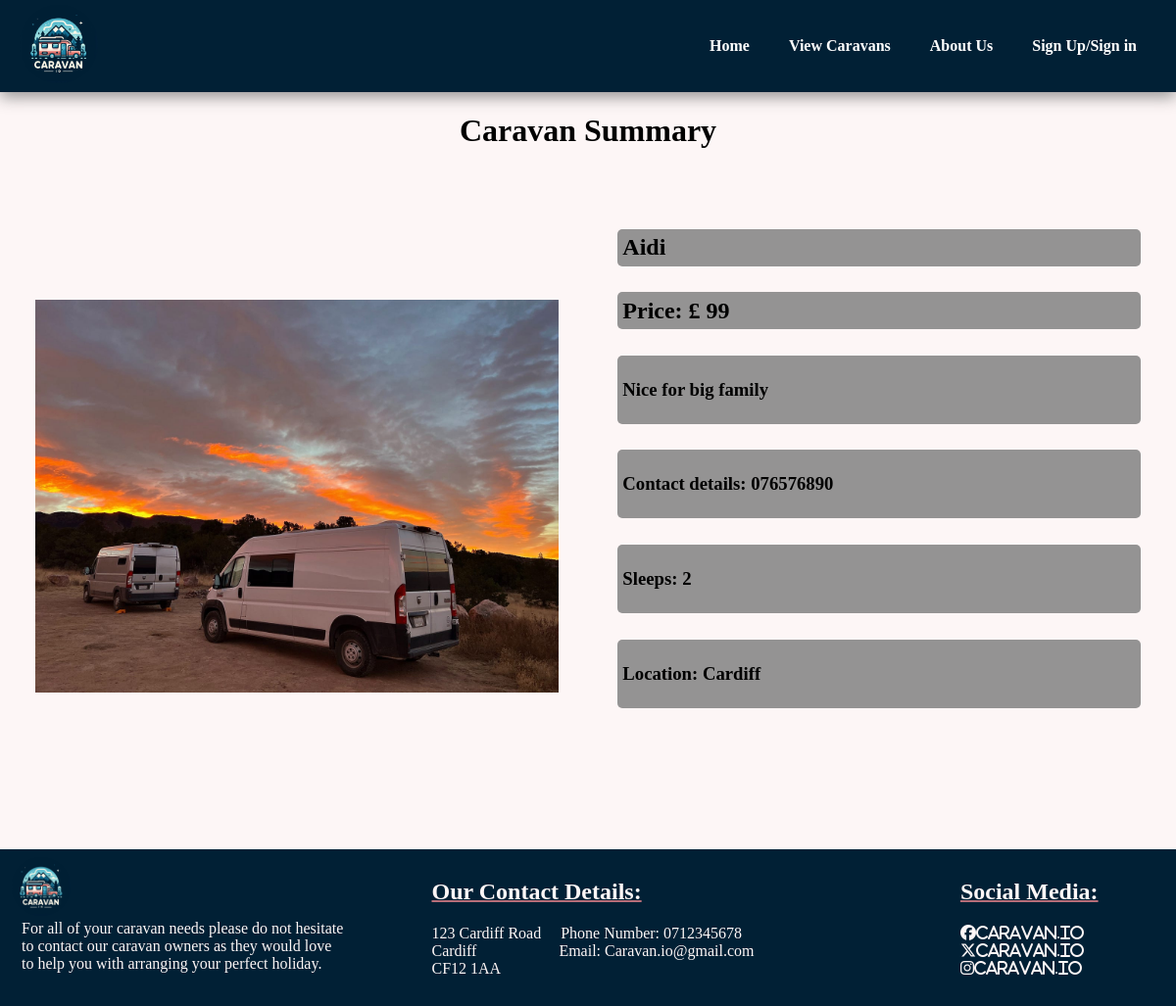
Page /CaravanSummary/caravansummmary.php?id=86 on the committed database.
### tables this page shows
CREATE TABLE `listinginput` (
  `id` int(20) NOT NULL,
  `title` varchar(50) NOT NULL,
  `price` bigint(20) NOT NULL,
  `description` varchar(200) NOT NULL,
  `contact` varchar(250) NOT NULL,
  `qty` int(250) NOT NULL,
  `location` varchar(250) NOT NULL,
  `image` blob NOT NULL,
  `user_id` int(11) NOT NULL
);

### CaravanSummary/caravansummmary.php (the view, shortened to what this page needs)
<?php
$mysqli = require __DIR__."/database.php";
$caravan_id = $_GET['id'];
$sql = "SELECT * FROM listinginput WHERE id = $caravan_id";
$result = $mysqli->query($sql);
if ($result && $result->num_rows > 0) {
    $row = $result->fetch_assoc();
    $caravan_title = htmlspecialchars($row['title']);
    $sleeps = htmlspecialchars($row['qty']);
    $location = htmlspecialchars($row['location']);
    $price = htmlspecialchars($row['price']);
    $description = htmlspecialchars($row['description']);
    $contact = htmlspecialchars($row['contact']);
} else {
    echo "Caravan not found!";
}
$user = null;
?>
<!DOCTYPE html>
<html lang="en">
<head>
    <link rel="stylesheet" href="caravansummary.css">
</head>
<body>
<?php if (isset($_SESSION["user_id"])): ?>
    <section id="header">
        <a href="/MainProgram/MainPage/mainLoged.php"><img src="/MainProgram/img/logo.jpg" width="80" height="auto" class="logo"></a>
        <div>
            <ul id="navbar">
                <li><a class="active" href="/MainProgram/MainPage/mainLoged.php">Home</a></li>
                <li><a href="/MainProgram/viewCaravans/viewcaravans.php">View Caravans</a></li>
                <li><a href="/MainProgram/aboutUs/aboutus.php">About Us</a></li>
                <li><img src="/MainProgram/img/userprofile2.png" onclick="toggleMenu()" width="35" height="auto"></li>
            </ul>
            <div class="sub-menu-wrap" id="subMenu">
                <div class="sub-menu">
                    <div class="user-info">
                        <img src="/MainProgram/img/userprofile2.png" width="35" height="auto">
                        <h2><?= isset($user["first_name"]) ? htmlspecialchars($user["first_name"]) : "Guest" ?></h2>
                    </div>
                    <hr>
                    <a href="/MainProgram/addListing/phpdemo1.php" class="sub-menu-link">
                        <img src="/MainProgram/img/add.png" width="17" height="auto">
                        <p>Add Listing</p>
                        <span>></span>
                    </a>
                    <a href="/MainProgram/editListing/EditListing.php" class="sub-menu-link">
                        <img src="/MainProgram/img/edit.png" width="17" height="auto">
                        <p>Edit Listing</p>
                        <span>></span>
                    </a>
                    <a href="/MainProgram/MainPage/logout.php" class="sub-menu-link">
                        <img src="/MainProgram/img/logout.png" width="17" height="auto">
                        <p>Log Out</p>
                        <span>></span>
                    </a>
                </div>
            </div>
        </div>
        <script>
            let subMenu = document.getElementById("subMenu");
            function toggleMenu() {
                subMenu.classList.toggle("open-menu");
            }
        </script>
    </section>
<?php else: ?>
    <section id="header">
        <a href="/MainProgram/index.php"><img src="/MainProgram/img/logo.jpg" width="80" height="auto" class="logo"></a>
        <div>
            <ul id="navbar">
                <li><a class="active" href="/MainProgram/index.php">Home</a></li>
                <li><a href="/MainProgram/viewCaravans/viewcaravans.php">View Caravans</a></li>
                <li><a href="/MainProgram/aboutUs/aboutus.php">About Us</a></li>
                <li><a href="/MainProgram/loginFormFolder/login.php">Sign Up/Sign in</a></li>
            </ul>
        </div>
    </section>
<?php endif; ?>
<h1>Caravan Summary</h1>
<div id="Caravandetails" class="caravan_summary">
    <div class="summaryimage">
        <?php
        if (!empty($row['image'])) {
            $imagePath = "/MainProgram/addListing/uploads/" . $row['image'];
            echo '<img src="' . $imagePath . '" />';
        } else {
            echo '<img src="uploads/placeholder.jpg" />';
        }
        ?>
    </div>
    <div class="details">
        <div class="title">
            <h2><?= $caravan_title ?></h2>
        </div>
        <div class="price">
            <h2> <?php echo "Price: £ ". $price ?></h2>
        </div>
        <div class="Description">
            <h3><?= $description ?></h3>
        </div>
        <div class="Contact">
            <h3><?php echo "Contact details: ".$contact ?></h3>
        </div>
        <div class="Sleeps">
            <h3><?php echo "Sleeps: ". $sleeps ?></h3>
        </div>
        <div class="Location">
            <h3><?php echo "Location: ".$location ?></h3>
        </div>
    </div>
</div>
<footer>
    <div class="footer-row">
        <div class="col">
            <img src="/MainProgram/img/logo.jpg" class="logo">
            <p>For all of your caravan needs please do not hesitate<br>
                to contact our caravan owners as they would love <br>
                to help you with arranging your perfect holiday.</p>
        </div>
        <div class="contact">
            <h2> Our Contact Details:</h2>
            <p>
                123 Cardiff Road &nbsp;&nbsp;&nbsp; Phone Number: 0712345678<br>
                Cardiff &nbsp;&nbsp;&nbsp;&nbsp;&nbsp;&nbsp;&nbsp;&nbsp;&nbsp;&nbsp;&nbsp;&nbsp;&nbsp;
                &nbsp;&nbsp;&nbsp;&nbsp;&nbsp; Email: Caravan.io@gmail.com <br>
                CF12 1AA <br>
            </p>
        </div>
        <div class="col">
            <h2>Social Media:</h2>
            <i class="fa-brands fa-facebook">Caravan.io</i><br>
            <i class="fa-brands fa-x-twitter">Caravan.io</i><br>
            <i class="fa-brands fa-instagram">Caravan.io</i>
        </div>
    </div>
</footer>
</body>
</html>

### CaravanSummary/caravansummary.css (style rules this page uses)
body { background-color: #FDF6F6; margin: 0; padding: 0; height: 100%; }
a { text-decoration: none; color: inherit; font-weight: 900; }
#header { display: flex; align-items: center ; justify-content: space-between; padding: 5px 20px; background:#012035 ; box-shadow: 0 5px 15px #949393; z-index: 1; position: sticky; top: 0; left: 0; }
#navbar { display: flex; align-items: center ; justify-content: center; }
#navbar li { list-style: none; padding: 0 20px; }
#navbar li a { text-decoration: none; font-size: 16px; font-weight: 600; color: white ; }
#header img { border-radius: 50%; }
footer { width: 100%; position: relative; background-color: #012035; height: 160px; bottom: 0; }
.footer-row .logo { height: auto ; width: 60px; border-radius: 50%; margin-top: 2%; }
footer p { padding:0 0 0 10px ; margin-top: 0 ; color: #FDF6F6; }
footer h2 { color: #FDF6F6; align-items: center; margin-top: 30px; padding: 0 0 0 10px; text-decoration: underline 2px #B76E79 ; }
.footer-row { width: 98%; margin: auto; display: flex; flex-wrap: wrap; align-items: flex-start; justify-content: space-between; }
.col { flex-basis: 33%; }
.col i { color: #FDF6F6; padding: 0 0 0 10px; margin: auto; }
.col h2 { position: relative; margin-top: 30px; }
.col i , .col h2 { padding-left: 180px; }
h1 { text-align: center; }
.caravan_summary { display: flex; align-items: center; justify-content: center; height: 40%; margin-bottom: 2%; padding-bottom: 5%; }
.summaryimage { flex: 1; padding-right: 5%; margin-left: 3%; margin-top: 5%; }
.summaryimage img { max-width: 100%; height: auto; align-items: center; align-content: center; }
.details { height: 100%; flex: 1; margin-right: 3%; margin-top: 5%; }
.details h2 { margin: 0; }
.title { background-color: #949393; border-radius: 5px; padding: 1% 1% 1% 1%; }
.price { margin-top: 5%; background-color: #949393; border-radius: 5px; padding: 1% 1% 1% 1%; }
.Description { margin-top:5%; background-color: #949393; border-radius: 5px; padding: 1% 1% 1% 1%; }
.Contact { margin-top: 5%; background-color: #949393; border-radius: 5px; padding: 1% 1% 1% 1%; }
.Sleeps { margin-top: 5%; background-color: #949393; border-radius: 5px; padding: 1% 1% 1% 1%; }
.Location { margin-top: 5%; background-color: #949393; border-radius: 5px; padding: 1% 1% 1% 1%; margin-bottom: 5vw; }

### rows in the picture
listinginput: image (picture), title "Aidi", price "99", description "Nice for big family", contact "076576890", qty "2", location "Cardiff"
